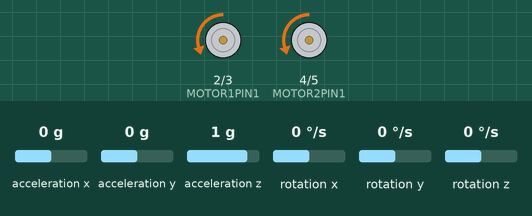
Simulated run of this program. Board: Arduino Uno, built with avr-gcc and run on an emulated ATmega328P. Parts: motor-driver pin pairs drawn as motors (green arrow = first pin HIGH = forward, orange = second pin HIGH = backward, longer = more drive, scaled by the enable pin). The test bench sets the inputs (shaded band); at power-on: rotation y 0 °/s, acceleration x 0 g, acceleration y 0 g, acceleration z 1 g, rotation x 0 °/s, rotation z 0 °/s. What the program prints to the serial monitor is not drawn.

Above: at 1.2 s.
1.3 s: rotation y set to 100 °/s
At 2.4 s:
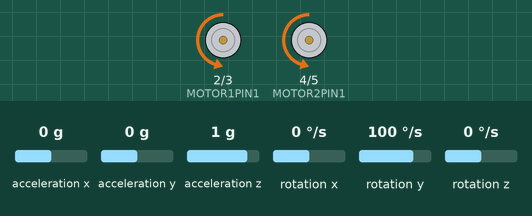
2.9 s: acceleration x set to 0.8 g
At 3.2 s:
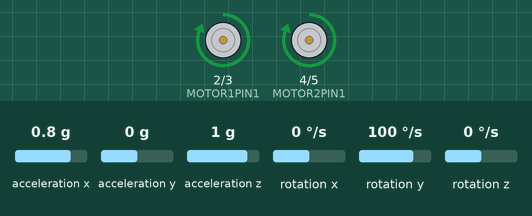
4.4 s: acceleration x set to -0.8 g
At 5.7 s:
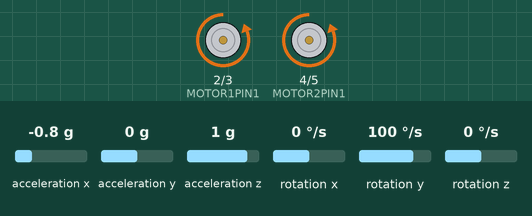
Timing chart, 0 to 7.4 s (numbered marks = the images above; inputs shaded):
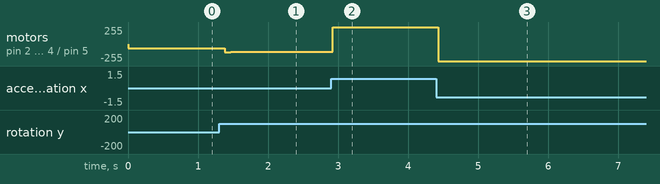

The program:

main.cpp
```cpp
/*
The sensor outputs provided by the library are the raw
16-bit values obtained by concatenating the 8-bit high and
low accelerometer and gyro data registers. They can be
converted to units of g and dps (degrees per second) using
the conversion factors specified in the datasheet for your
particular device and full scale setting (gain).

Example: An LSM6DS33 gives an accelerometer Z axis reading
of 16276 with its default full scale setting of +/- 2 g. The
LA_So specification in the LSM6DS33 datasheet (page 15)
states a conversion factor of 0.061 mg/LSB (least
significant bit) at this FS setting, so the raw reading of
16276 corresponds to 16276 * 0.061 = 992.8 mg = 0.9928 g.
*/

#include <Wire.h>
#include <LSM6.h>
#include "constants.h"
#include "math.h"
#include <Arduino.h>
LSM6 imu;

char report[100];

// Initialize omega history
double omegaHistory[4] = {0.0, 0.0, 0.0, 0.0};
static double theta = 0.0;
unsigned long prev_time = 0;

// TUNABLE PARAMETERS
double blend_factor = 0.9;
double Kp = 20;//15.0;//40.0; //15.0;
double Kd = 1.7; //0.5;
double centerAngle = 0.5;

int saturateTo255(double value) {
  if (value > 0 && value < 60) return 60;
  if (value < 0 && value > -60) return -60;
  if (value > 255.0) return 255;
  if (value < -255.0) return -255;
  return static_cast<int>(value);
}


typedef struct {
  double pitch;
  double pitchRate;
} state;

state estimateState(LSM6 imu) {

  // TUNABLE PARAMETERS: BLEND_FACTOR, OMEGA FILTERING

  state RobotState;
  for (int i = 3; i > 0; --i) {
    omegaHistory[i] = omegaHistory[i - 1];
  }

  // Get pitch rate
  double omega = (double)(imu.g.y*GYRO_FACTOR);
  // Serial.print("Omega_raw,");
  // Serial.println(omega);
  omegaHistory[0] = omega;

  // Basic-ass low pass filter on the omega
  double weights[4] = {1.0, 0.0,0.0,0};//0.05, 0.025, 0.025};
  double weightedSum = 0.0;
  double weightTotal = 0.0;
  for (int i = 0; i < 4; ++i) {
    weightedSum += omegaHistory[i] * weights[i];
    weightTotal += weights[i];
  }
  double omegaFiltered = weightedSum / weightTotal;
  // double sum = 0.0;
  // for (int i = 0; i < 4; ++i) {
  //   sum += omegaHistory[i];
  // }
  // double omegaFiltered = sum / 4.0;

  // Get dt
  unsigned long current_time = micros();
  double dt = (current_time - prev_time) / 1e6;  // dt in seconds

  // Serial.print("Current Time: ");
  // Serial.println(current_time);
  prev_time = current_time;
  // Integrate omega for theta
  double thetaFromGyro = omegaFiltered*dt + theta;
  // Serial.print("Theta from gyro: ");
  // Serial.println(thetaFromGyro);

  // Get theta from accelerometer
  double accelX = (double) imu.a.x*ACCEL_FACTOR;
  double accelZ = (double) imu.a.z*ACCEL_FACTOR;
  double thetaFromAccel = atan2(accelX,accelZ)*57.29;
  // Serial.print("Theta from accel: ");
  // Serial.println(thetaFromAccel);
  // Blend theta values
  theta = blend_factor*thetaFromGyro + (1 - blend_factor)*thetaFromAccel;

  RobotState.pitch = theta;
  RobotState.pitchRate = omega;

  return RobotState;
}

void setup()
{
  // Begin serial for debugging
  // Serial.begin(9600);
  Serial.begin(115200);
  Wire.begin();

  // Initialize IMU
  while (!imu.init())
  {
    Serial.println("Failed to detect and initialize IMU!");
    delay(1000);
  }
  imu.enableDefault();

  // Setup the motor driver
  pinMode(MOTOR1PIN1, OUTPUT);
  pinMode(MOTOR1PIN2, OUTPUT);
  pinMode(MOTOR2PIN1, OUTPUT);
  pinMode(MOTOR2PIN2, OUTPUT);

  // Motor driver speed control
  pinMode(MOTOR1SPEEDPIN, OUTPUT);
  pinMode(MOTOR2SPEEDPIN, OUTPUT);

  // Previous time for integration
  prev_time = micros();
}

void loop()
{
  // Get IMU data
  imu.read();

  // Calculate the angular rate and angular position of the body
  state RobotState = estimateState(imu);


  // Serial.print("pitch angle: ");
  Serial.print(RobotState.pitch);
  Serial.print(",");
  // Serial.print("pitch rate: ");
  Serial.print(RobotState.pitchRate);
  Serial.print(",");
  // Calculate control input
  double inputVoltage1 = (Kp*(RobotState.pitch-centerAngle)) - Kd*RobotState.pitchRate;
  double inputVoltage2 = (Kp*(RobotState.pitch-centerAngle)) - Kd*RobotState.pitchRate;

  // Serial.print("Input");
  Serial.print(inputVoltage1);
  Serial.print(",");
  int clippedMotorInput1 = saturateTo255(inputVoltage1);
  int clippedMotorInput2 = saturateTo255(inputVoltage2);

  // Serial.print("clipped input");
  Serial.println(clippedMotorInput1);

  // delay(1000);
  // Write speed signal
  analogWrite(MOTOR1SPEEDPIN, abs(clippedMotorInput1));//*0.9);
  analogWrite(MOTOR2SPEEDPIN, abs(clippedMotorInput1));//*0.6);
  // Write motor directions
  if (clippedMotorInput1 > 0) {
    digitalWrite(MOTOR1PIN1, HIGH);
    digitalWrite(MOTOR1PIN2, LOW);
  } else if (clippedMotorInput1 < 0) {
    digitalWrite(MOTOR1PIN1, LOW);
    digitalWrite(MOTOR1PIN2, HIGH);
  } else {
    digitalWrite(MOTOR1PIN1, LOW);
    digitalWrite(MOTOR1PIN2, LOW);
  }
  if (clippedMotorInput2 > 0) {
    digitalWrite(MOTOR2PIN1, HIGH);
    digitalWrite(MOTOR2PIN2, LOW);
  } else if (clippedMotorInput2 < 0) {
    digitalWrite(MOTOR2PIN1, LOW);
    digitalWrite(MOTOR2PIN2, HIGH);
  } else {
    digitalWrite(MOTOR2PIN1, LOW);
    digitalWrite(MOTOR2PIN2, LOW);
  }

}
```

constants.h
```cpp
int MOTOR1PIN1 = 2;
int MOTOR1PIN2 = 3;

int MOTOR2PIN1 = 4;
int MOTOR2PIN2 = 5;

int MOTOR1SPEEDPIN = 9;
int MOTOR2SPEEDPIN = 10;

double ACCEL_FACTOR = 0.061;
double GYRO_FACTOR = 8.75*0.001;
```

bno_code.cpp
```cpp
// #include <Wire.h>
// #include <Adafruit_Sensor.h>
// #include <Adafruit_BNO055.h>
// #include <utility/imumaths.h>
// #include <Arduino.h>

// Adafruit_BNO055 bno = Adafruit_BNO055(55);

// void setup(void)
// {
//   Serial.begin(9600);
//   Serial.println("Orientation Sensor Test"); Serial.println("");

//   // /* Initialise the sensor */
//   // if(!bno.begin())
//   // {
//   //   /* There was a problem detecting the BNO055 ... check your connections */
//   //   Serial.print("Ooops, no BNO055 detected ... Check your wiring or I2C ADDR!");
//   //   while(1);
//   // }
//   bno.begin();
//   Serial.println("Detected BNO055");
//   delay(1000);

//   bno.setExtCrystalUse(true);
// }

// void loop()
// {
//   Serial.println("Starting orientation measurements: ");
//   /* Get a new sensor event */
//   sensors_event_t event;
//   bno.getEvent(&event);


//   Serial.println("POO: ");
//   /* Display the floating point data */
//   Serial.print("X: ");
//   Serial.print(event.orientation.x, 4);
//   Serial.print("\tY: ");
//   Serial.print(event.orientation.y, 4);
//   Serial.print("\tZ: ");
//   Serial.print(event.orientation.z, 4);
//   Serial.println("");

//   delay(100);
// }
```

bno_test.cpp
```cpp
// // Basic demo for readings from Adafruit BNO08x
// #include <Adafruit_BNO08x.h>

// // For SPI mode, we need a CS pin
// #define BNO08X_CS 10
// #define BNO08X_INT 9

// // For SPI mode, we also need a RESET
// //#define BNO08X_RESET 5
// // but not for I2C or UART
// #define BNO08X_RESET -1

// Adafruit_BNO08x  bno08x(BNO08X_RESET);
// sh2_SensorValue_t sensorValue;


// // Here is where you define the sensor outputs you want to receive
// void setReports(void) {
//   Serial.println("Setting desired reports");
//   if (! bno08x.enableReport(SH2_GAME_ROTATION_VECTOR)) {
//     Serial.println("Could not enable game vector");
//   }
// }

// void setup(void) {
//   Serial.begin(115200);
//   while (!Serial) delay(10);     // will pause Zero, Leonardo, etc until serial console opens

//   Serial.println("Adafruit BNO08x test!");

//   // Try to initialize!
//   if (!bno08x.begin_I2C()) {
//   //if (!bno08x.begin_UART(&Serial1)) {  // Requires a device with > 300 byte UART buffer!
//   //if (!bno08x.begin_SPI(BNO08X_CS, BNO08X_INT)) {
//     Serial.println("Failed to find BNO08x chip");
//     while (1) { delay(10); }
//   }
//   Serial.println("BNO08x Found!");

//   for (int n = 0; n < bno08x.prodIds.numEntries; n++) {
//     Serial.print("Part ");
//     Serial.print(bno08x.prodIds.entry[n].swPartNumber);
//     Serial.print(": Version :");
//     Serial.print(bno08x.prodIds.entry[n].swVersionMajor);
//     Serial.print(".");
//     Serial.print(bno08x.prodIds.entry[n].swVersionMinor);
//     Serial.print(".");
//     Serial.print(bno08x.prodIds.entry[n].swVersionPatch);
//     Serial.print(" Build ");
//     Serial.println(bno08x.prodIds.entry[n].swBuildNumber);
//   }

//   setReports();

//   Serial.println("Reading events");
//   delay(100);
// }


// void loop() {
//   delay(10);

//   if (bno08x.wasReset()) {
//     Serial.print("sensor was reset ");
//     setReports();
//   }

//   if (! bno08x.getSensorEvent(&sensorValue)) {
//     return;
//   }

//   switch (sensorValue.sensorId) {

//     case SH2_GAME_ROTATION_VECTOR:
//       Serial.print("Game Rotation Vector - r: ");
//       Serial.print(sensorValue.un.gameRotationVector.real);
//       Serial.print(" i: ");
//       Serial.print(sensorValue.un.gameRotationVector.i);
//       Serial.print(" j: ");
//       Serial.print(sensorValue.un.gameRotationVector.j);
//       Serial.print(" k: ");
//       Serial.println(sensorValue.un.gameRotationVector.k);
//       break;
//   }

// }
```

i2c_scanner.cpp
```cpp
// #include <Wire.h>

// void setup() {
//   Wire.begin();
//   Serial.begin(9600);
//   while (!Serial);
//   Serial.println("\nI2C Scanner");
//   for (byte address = 1; address < 127; ++address) {
//     Wire.beginTransmission(address);
//     if (Wire.endTransmission() == 0) {
//       Serial.print("Found device at 0x");
//       Serial.println(address, HEX);
//     }
//   }
// }

// void loop() {}
```

lsm6_code.cpp
```cpp
// /*
// The sensor outputs provided by the library are the raw
// 16-bit values obtained by concatenating the 8-bit high and
// low accelerometer and gyro data registers. They can be
// converted to units of g and dps (degrees per second) using
// the conversion factors specified in the datasheet for your
// particular device and full scale setting (gain).

// Example: An LSM6DS33 gives an accelerometer Z axis reading
// of 16276 with its default full scale setting of +/- 2 g. The
// LA_So specification in the LSM6DS33 datasheet (page 15)
// states a conversion factor of 0.061 mg/LSB (least
// significant bit) at this FS setting, so the raw reading of
// 16276 corresponds to 16276 * 0.061 = 992.8 mg = 0.9928 g.
// */

// #include <Wire.h>
// #include <LSM6.h>
// LSM6 imu;

// char report[100];

// void setup()
// {
//   Serial.begin(9600);
//   Wire.begin();


//   while (!imu.init())
//   {
//     Serial.println("Failed to detect and initialize IMU!");
//     delay(1000);
//   }
//   imu.enableDefault();
// }

// void loop()
// {
//   imu.read();
//   // Serial.println(imu.g.z);

//   // snprintf(report, sizeof(report), "A: %8.2f %8.2f %8.2f    G: %8.2f %8.2f %8.2f",
//   //   imu.a.x* 0.061, imu.a.y* 0.061, imu.a.z* 0.061,
//   //   imu.g.x, imu.g.y, imu.g.z);
//   Serial.print("A: ");
//   Serial.print((double) imu.a.x* 0.061);
//   Serial.print("     ");
//   Serial.print((double) imu.a.y* 0.061);
//   Serial.print("     ");
//   Serial.print((double) imu.a.z* 0.061);
//   Serial.print("     G: ");
//   Serial.print((double) imu.g.x);
//   Serial.print("     ");
//   Serial.print((double) imu.g.y);
//   Serial.print("     ");
//   Serial.println((double) imu.g.z);
//   delay(100);
// }
```

motor_driver_example.cpp
```cpp
// #include "motor_driver.h"
// #include <Arduino.h>


// void setup() {
//   // put your setup code here, to run once:
//   pinMode(motor1pin1, OUTPUT);
//   pinMode(motor1pin2, OUTPUT);
//   pinMode(motor2pin1, OUTPUT);
//   pinMode(motor2pin2, OUTPUT);

//   //(Optional)
//   pinMode(9,   OUTPUT);
//   pinMode(10, OUTPUT);
//   //(Optional)
// }


// void loop() {
//    // put your main code here, to run repeatedly:

//   //Controlling speed (0   = off and 255 = max speed):
//   //(Optional)
//   analogWrite(9, 255); //ENA   pin
//   // analogWrite(10, 200); //ENB pin
//   //(Optional)

//   digitalWrite(motor1pin1,   HIGH);
//   digitalWrite(motor1pin2, LOW);

//   // digitalWrite(motor2pin1, HIGH);
//   //  digitalWrite(motor2pin2, LOW);
//   // delay(3000);

//   // digitalWrite(motor1pin1,   LOW);
//   // digitalWrite(motor1pin2, HIGH);

//   // digitalWrite(motor2pin1, LOW);
//   // digitalWrite(motor2pin2, HIGH);
//   delay(3000);

//   digitalWrite(motor1pin1,   LOW);
//   digitalWrite(motor1pin2, HIGH);
//   delay(3000);
// }
```

Measured:
- after the input at 1.3 s, motor on pin 2 (MOTOR1PIN1) / pin 3 (MOTOR1PIN2), motor on pin 4 (MOTOR2PIN1) / pin 5 (MOTOR2PIN2): backward 60/255 → backward 119/255 after 0.08 s
- after the input at 2.9 s, motor on pin 2 (MOTOR1PIN1) / pin 3 (MOTOR1PIN2), motor on pin 4 (MOTOR2PIN1) / pin 5 (MOTOR2PIN2): backward 119/255 → forward 255/255 at once
- after the input at 4.4 s, motor on pin 2 (MOTOR1PIN1) / pin 3 (MOTOR1PIN2), motor on pin 4 (MOTOR2PIN1) / pin 5 (MOTOR2PIN2): forward 255/255 → backward 255/255 at once
